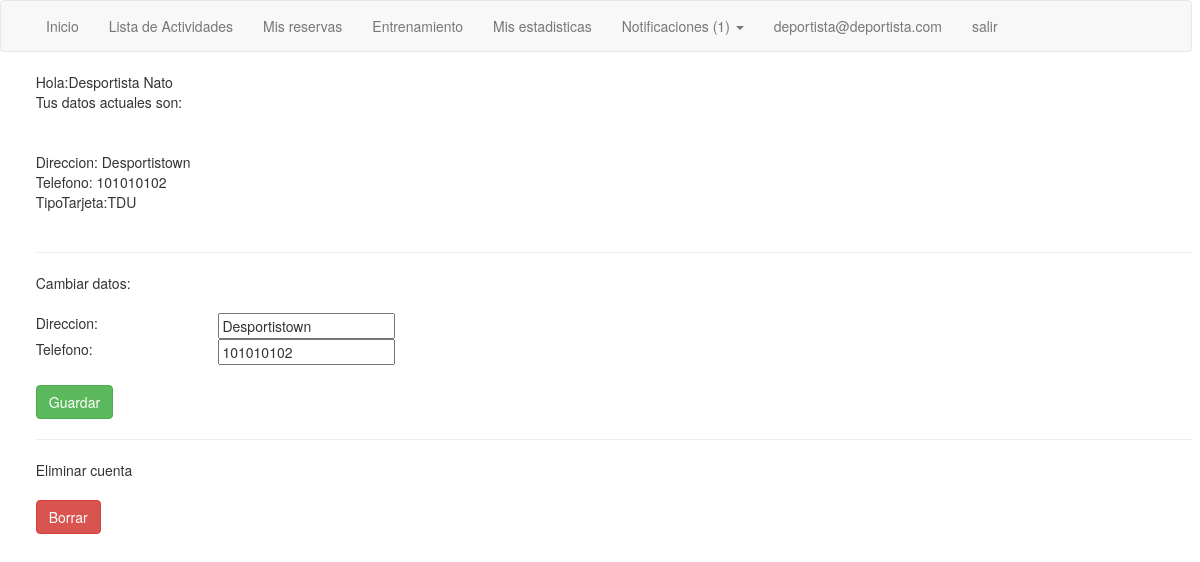
The page /Views/PerfilUsuarios.php (signed in) on the database its author committed.
### tables this page shows
CREATE TABLE `Usuario` (
  `idUsuario` int(11) NOT NULL,
  `nomUsuario` varchar(20) NOT NULL,
  `direccion` varchar(30) DEFAULT NULL,
  `telefono` varchar(12) DEFAULT NULL,
  `tipoTarjeta` varchar(10) NOT NULL,
  `dni` varchar(10) NOT NULL,
  `fechaNac` date DEFAULT NULL,
  `email` varchar(30) NOT NULL,
  `pass` varchar(16) NOT NULL,
  `tipoUsuario` varchar(45) NOT NULL
);

### Model/Usuario.php (called while the page is built, shortened)
<?php
class Usuario{
  function getById($id){
    $db = DB::getDB();
    $consulta = "SELECT * FROM Usuario WHERE idUsuario =".$id;
    $result = $db->query($consulta);
    return $result->fetch_assoc();
  }
    function getByEmail($email){
      $db = DB::getDB();
      $consulta = "SELECT * FROM Usuario WHERE email ='".$email."'";
      $result = $db->query($consulta);
      return $result->fetch_assoc();
    }
}
?>

### Controllers/c_Usuario.php (called while the page is built, shortened)
<?php
require_once("../Model/Usuario.php");
class UsuarioController{
  public static function getUsuario($id){
    $u = new Usuario();
    return $u->getById($id);
  }
    public function getUserByEmail($mail){
      $u = new Usuario();
      $result = $u->getByEmail($mail);
      return $result;
    }
}
 ?>

### Views/PerfilUsuarios.php (the view, shortened to what this page needs)
<?php
if(!isset($_SESSION['userID'])){
  header('Location: paginaPrincipal.php');
}else{
?>
<!DOCTYPE html>
<html>
  <head>
    <?php
        require_once('NavBar.php');
        require_once('../Controllers/c_Usuario.php');
        $usuariosController = new UsuarioController();
        $usuario = $usuariosController->getUsuario($usuariosController->getUserByEmail($_SESSION['userID'])['idUsuario']);
        $id = $_SESSION['userID'];
      ?>
   </head>
   <body>
         <div class="tabla">
              <div class="row"><span class="col-md-2">Hola:<?php echo($usuario['nomUsuario']);?> </span></div>
              <div class="row"><span class="col-md-2">Tus datos actuales son:</span></div>
              <br><br>
              <div class="row"><span class="col-md-2">Direccion:  <span><?php echo($usuario['direccion']);?></span></div>
              <div class="row"><span class="col-md-2">Telefono: <span><?php echo($usuario['telefono']);?> </span></div>
              <div class="row"><span class="col-md-2">TipoTarjeta:<span><?php echo ($usuario['tipoTarjeta']);?></span></div>
              <br>
              <hr>
              <div class="row"><span class="col-md-2">Cambiar datos:</span></div>
              <br>
            <form method="post" action="../Controllers/c_Usuario.php?op=5" id="modificar" onsubmit="return validarModPerfil()">
                <div class="row"><span class="col-md-2">Direccion:</span>  <input type="text" name="direccion" id="direccion" value="<?php echo($usuario['direccion']);?>" /></div>
                <div class="row"><span class="col-md-2">Telefono:</span> <input type="text" name="telefono" id="telefono" value="<?php echo($usuario['telefono']);?>" /></div>
            </form>
              <button class="btn btn-success" type="submit" form="modificar" name="idUsuario" value = <?php echo("".$id."");?>>Guardar</button>
         <hr>
         <div class="row"><span class="col-md-2">Eliminar cuenta<span></div>
           <br>
         <button class="btn btn-danger" type="submit" form="borrar" name="idUsuario" value = <?php echo($usuario['idUsuario']);?>>Borrar</button>
       </div>
    </body>
</html>
<?php
}
?>

### rows shown on the page
usuario: idUsuario+nomUsuario "Desportista Nato", idUsuario+direccion "Desportistown", idUsuario+telefono "101010102", idUsuario+tipoTarjeta "TDU", direccion "Desportistown", telefono "101010102"

### other values the page prints
count($notificaciones)-1 "1"
$_SESSION['userID'] "deportista@deportista.com"
